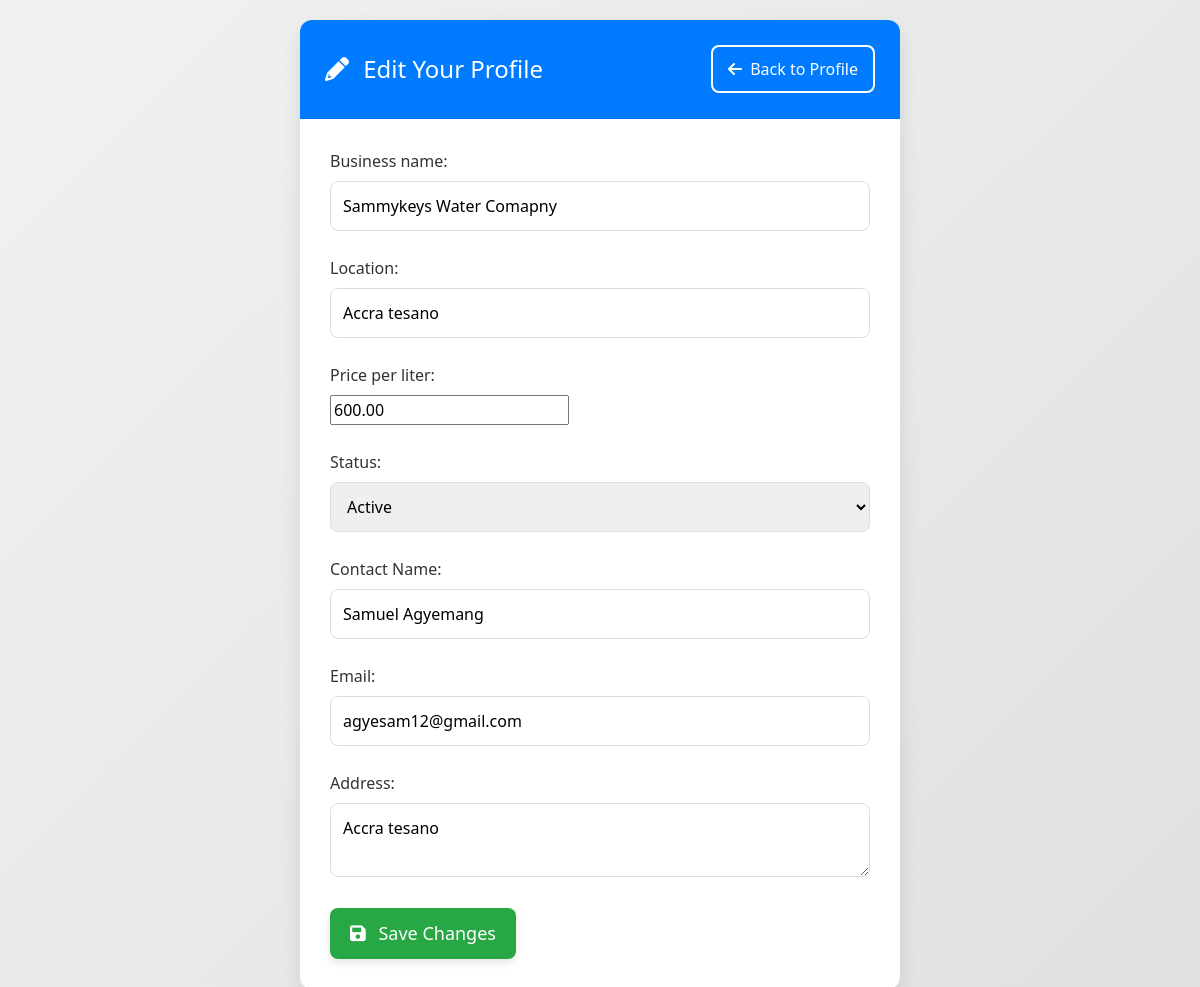
Page /vendor/profile/edit/ (signed in) on the committed database.
### authentication/models.py (models this page shows, shortened)
class Vendor(models.Model):
    vendor_id = UniqueIDField(primary_key=True, editable=False, unique=True)
    user = models.OneToOneField(User, on_delete=models.CASCADE, related_name="vendor_profile")
    business_name = models.CharField(max_length=100)
    location = models.CharField(max_length=255)
    price_per_liter = models.DecimalField(max_digits=10, decimal_places=2)
    status = models.CharField(max_length=10, choices=DESCIPLINE_CHOICES, default='Active')

class User(AbstractBaseUser, PermissionsMixin):
    user_id = UniqueIDField(primary_key=True, unique=True, editable=False)
    email = models.EmailField(unique=True, blank=True, null=True)
    phone_number = models.CharField(max_length=15, unique=True, validators=[
        RegexValidator(regex=r'^\+?\d{9,15}$', message="Enter a valid phone number.")
    ])
    full_name = models.CharField(max_length=100)
    address = models.CharField(max_length=255, blank=True, null=True)
    gender = models.CharField(max_length=10, choices=GENDER_CHOICES, blank=True, null=True)
    photo = models.ImageField(upload_to='uploaded_files/kyc/photos/', default='media/profile.png', null=True, blank=True)
    date_joined = models.DateTimeField(default=timezone.now)
    is_active = models.BooleanField(default=True)
    is_staff = models.BooleanField(default=False)
    is_customer = models.BooleanField(default=False)
    is_vendor = models.BooleanField(default=False)
    is_driver = models.BooleanField(default=False)
    is_admin = models.BooleanField(default=False)
    latitude = models.DecimalField(max_digits=9, decimal_places=6, null=True, blank=True)
    longitude = models.DecimalField(max_digits=9, decimal_places=6, null=True, blank=True)
    groups = models.ManyToManyField(Group, related_name="custom_user_groups", blank=True)
    user_permissions = models.ManyToManyField(Permission, related_name="custom_user_permissions", blank=True)
    objects = CustomUserManager()
    USERNAME_FIELD = 'phone_number'
    REQUIRED_FIELDS = ['email', 'full_name']

### authentication/views.py (the view, shortened to what this page needs)
# urls.py: path('vendor/profile/edit/', VendorProfileEditView.as_view(), name='vendor_profile_edit'),
@method_decorator((login_required, vendor_required), name='dispatch')
class VendorProfileEditView(View):
    template_name = 'vendor/vendor_profile_edit.html'
    form_class = VendorProfileForm
    def get(self, request):
        try:
            vendor = request.user.vendor_profile
            form = self.form_class(instance=vendor)
            context = {
                'form': form,
                'page_name': 'vendor_profile_edit',
            }
            return render(request, self.template_name, context)
        except Vendor.DoesNotExist:
            messages.error(request, "Your vendor profile could not be found.")
            return redirect('vendor_profile')
        except Exception as e:
            print(e)
            messages.error(request, f"An error occurred while fetching your profile for editing: {e}")
            return redirect('vendor_profile')

### authentication/forms.py (shortened to what this page needs)
class VendorProfileForm(forms.ModelForm):
    full_name = forms.CharField(max_length=100, label='Contact Name')
    email = forms.EmailField(required=False)
    address = forms.CharField(max_length=255, required=False, widget=forms.Textarea(attrs={'rows': 2}))
    class Meta:
        model = Vendor
        fields = ['business_name', 'location', 'price_per_liter', 'status']
    def __init__(self, *args, **kwargs):
        super().__init__(*args, **kwargs)
        if 'instance' in kwargs and kwargs['instance']:
            self.fields['full_name'].initial = kwargs['instance'].user.full_name
            self.fields['email'].initial = kwargs['instance'].user.email
            self.fields['address'].initial = kwargs['instance'].user.address

### templates/vendor/vendor_profile_edit.html (shortened to what this page needs)
{% load static %}
<!DOCTYPE html>
<html lang="en">
<head>
    <link href="https://cdn.jsdelivr.net/npm/bootstrap@5.3.2/dist/css/bootstrap.min.css" rel="stylesheet">
    <link rel="stylesheet" href="https://cdnjs.cloudflare.com/ajax/libs/font-awesome/6.0.0/css/all.min.css">
    <link rel="stylesheet" href="{% static 'vendor/css/edit_profile.css' %}">
</head>
<body>
    <div class="profile-edit-container">
        <div class="profile-card">
            <div class="profile-header">
                <h1><i class="fas fa-pencil-alt me-2 animated-icon"></i> Edit Your Profile</h1>
                <a href="{% url 'vendor_profile' %}" class="back-button animated-button">
                    <i class="fas fa-arrow-left me-1"></i> Back to Profile
                </a>
            </div>
            <div class="profile-body">
                <form method="post" class="profile-form">
                    {% for field in form %}
                        <div class="form-group animated-input">
                            {{ field.label_tag }}
                            {{ field }}
                        </div>
                    {% endfor %}
                    <button type="submit" class="save-button animated-button">
                        <i class="fas fa-save me-2"></i> Save Changes
                    </button>
                </form>
            </div>
        </div>
    </div>
</body>
</html>

### rows in the picture
Vendor: form "Sammykeys Water Comapny" "Accra tesano" "600.00" "Active"
User: form "Samuel Agyemang" "agyesam12@gmail.com" "Accra tesano"

### other values in the picture
{{ field.label_tag }} "Business name:" "Location:" "Price per liter:" "Status:" "Contact Name:" "Email:" "Address:"
